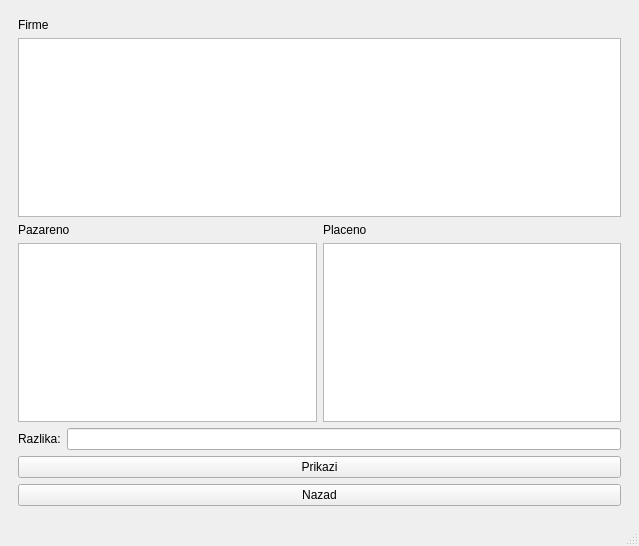
<?xml version="1.0" encoding="UTF-8"?>
<ui version="4.0">
 <class>MainWindow</class>
 <widget class="QMainWindow" name="MainWindow">
  <property name="geometry">
   <rect>
    <x>0</x>
    <y>0</y>
    <width>639</width>
    <height>546</height>
   </rect>
  </property>
  <property name="windowTitle">
   <string>MainWindow</string>
  </property>
  <widget class="QWidget" name="centralwidget">
   <layout class="QGridLayout" name="gridLayout">
    <item row="0" column="0">
     <widget class="QStackedWidget" name="stackedWidget">
      <property name="sizePolicy">
       <sizepolicy hsizetype="Expanding" vsizetype="Expanding">
        <horstretch>0</horstretch>
        <verstretch>0</verstretch>
       </sizepolicy>
      </property>
      <property name="currentIndex">
       <number>4</number>
      </property>
      <widget class="QWidget" name="page_1">
       <layout class="QVBoxLayout" name="verticalLayout">
        <item>
         <widget class="QPushButton" name="addFirmButton">
          <property name="text">
           <string>Dodaj firmu</string>
          </property>
         </widget>
        </item>
        <item>
         <widget class="QPushButton" name="addIncomeButton">
          <property name="text">
           <string>Dodaj prihod</string>
          </property>
         </widget>
        </item>
        <item>
         <widget class="QPushButton" name="addPayedButton">
          <property name="text">
           <string>Dodaj placanja</string>
          </property>
         </widget>
        </item>
        <item>
         <widget class="QPushButton" name="overviewButton">
          <property name="text">
           <string>Pregled</string>
          </property>
         </widget>
        </item>
       </layout>
      </widget>
      <widget class="QWidget" name="page_2">
       <layout class="QVBoxLayout" name="verticalLayout_3">
        <item>
         <widget class="QLabel" name="label">
          <property name="text">
           <string>Unesi firmu:</string>
          </property>
         </widget>
        </item>
        <item>
         <widget class="QLineEdit" name="firmLineEdit"/>
        </item>
        <item>
         <spacer name="verticalSpacer">
          <property name="orientation">
           <enum>Qt::Vertical</enum>
          </property>
          <property name="sizeHint" stdset="0">
           <size>
            <width>20</width>
            <height>392</height>
           </size>
          </property>
         </spacer>
        </item>
        <item>
         <widget class="QPushButton" name="addFrimToDb">
          <property name="text">
           <string>Dodaj firmu u bazu</string>
          </property>
         </widget>
        </item>
        <item>
         <widget class="QPushButton" name="backButtonPage2">
          <property name="text">
           <string>Nazad</string>
          </property>
         </widget>
        </item>
       </layout>
      </widget>
      <widget class="QWidget" name="page_3">
       <layout class="QVBoxLayout" name="verticalLayout_2">
        <item>
         <widget class="QLabel" name="label_2">
          <property name="text">
           <string>Firma:</string>
          </property>
         </widget>
        </item>
        <item>
         <widget class="QListWidget" name="listWidgetIncome"/>
        </item>
        <item>
         <widget class="QLabel" name="label_3">
          <property name="text">
           <string>Pazareno:</string>
          </property>
         </widget>
        </item>
        <item>
         <widget class="QLineEdit" name="incomeLine"/>
        </item>
        <item>
         <widget class="QCalendarWidget" name="calendarIncome"/>
        </item>
        <item>
         <widget class="QPushButton" name="importIncomeButton">
          <property name="text">
           <string>Unesi prihod u bazu</string>
          </property>
         </widget>
        </item>
        <item>
         <widget class="QPushButton" name="backButtonPage3">
          <property name="text">
           <string>Nazad</string>
          </property>
         </widget>
        </item>
       </layout>
      </widget>
      <widget class="QWidget" name="page_4">
       <layout class="QVBoxLayout" name="verticalLayout_4">
        <item>
         <widget class="QLabel" name="label_5">
          <property name="text">
           <string>Firma:</string>
          </property>
         </widget>
        </item>
        <item>
         <widget class="QListWidget" name="listWidgetPayed"/>
        </item>
        <item>
         <widget class="QLabel" name="label_4">
          <property name="text">
           <string>Uplaceno:</string>
          </property>
         </widget>
        </item>
        <item>
         <widget class="QLineEdit" name="payedLine"/>
        </item>
        <item>
         <widget class="QCalendarWidget" name="calendarPayed"/>
        </item>
        <item>
         <widget class="QPushButton" name="importPayedButton">
          <property name="text">
           <string>Unesi uplatu u bazu</string>
          </property>
         </widget>
        </item>
        <item>
         <widget class="QPushButton" name="backButtonPage4">
          <property name="text">
           <string>Nazad</string>
          </property>
         </widget>
        </item>
       </layout>
      </widget>
      <widget class="QWidget" name="page_5">
       <property name="layoutDirection">
        <enum>Qt::LeftToRight</enum>
       </property>
       <layout class="QVBoxLayout" name="verticalLayout_5">
        <item>
         <layout class="QVBoxLayout" name="verticalLayout_8">
          <item>
           <widget class="QLabel" name="label_8">
            <property name="text">
             <string>Firme</string>
            </property>
           </widget>
          </item>
          <item>
           <widget class="QListWidget" name="overviewListFirms"/>
          </item>
         </layout>
        </item>
        <item>
         <layout class="QHBoxLayout" name="horizontalLayout">
          <item>
           <layout class="QVBoxLayout" name="verticalLayout_6">
            <item>
             <widget class="QLabel" name="label_6">
              <property name="text">
               <string>Pazareno</string>
              </property>
             </widget>
            </item>
            <item>
             <widget class="QListWidget" name="overviewListIncome"/>
            </item>
           </layout>
          </item>
          <item>
           <layout class="QVBoxLayout" name="verticalLayout_7">
            <item>
             <widget class="QLabel" name="label_7">
              <property name="text">
               <string>Placeno</string>
              </property>
             </widget>
            </item>
            <item>
             <widget class="QListWidget" name="overviewListPayed"/>
            </item>
           </layout>
          </item>
         </layout>
        </item>
        <item>
         <layout class="QHBoxLayout" name="horizontalLayout_2">
          <item>
           <widget class="QLabel" name="label_9">
            <property name="text">
             <string>Razlika:</string>
            </property>
           </widget>
          </item>
          <item>
           <widget class="QLineEdit" name="diffLineEdit"/>
          </item>
         </layout>
        </item>
        <item>
         <widget class="QPushButton" name="showFirmOverviewButton">
          <property name="text">
           <string>Prikazi</string>
          </property>
         </widget>
        </item>
        <item>
         <widget class="QPushButton" name="backButtonPage5">
          <property name="text">
           <string>Nazad</string>
          </property>
         </widget>
        </item>
       </layout>
      </widget>
     </widget>
    </item>
   </layout>
  </widget>
  <widget class="QMenuBar" name="menubar">
   <property name="geometry">
    <rect>
     <x>0</x>
     <y>0</y>
     <width>639</width>
     <height>22</height>
    </rect>
   </property>
  </widget>
  <widget class="QStatusBar" name="statusbar"/>
 </widget>
 <resources/>
 <connections/>
</ui>
